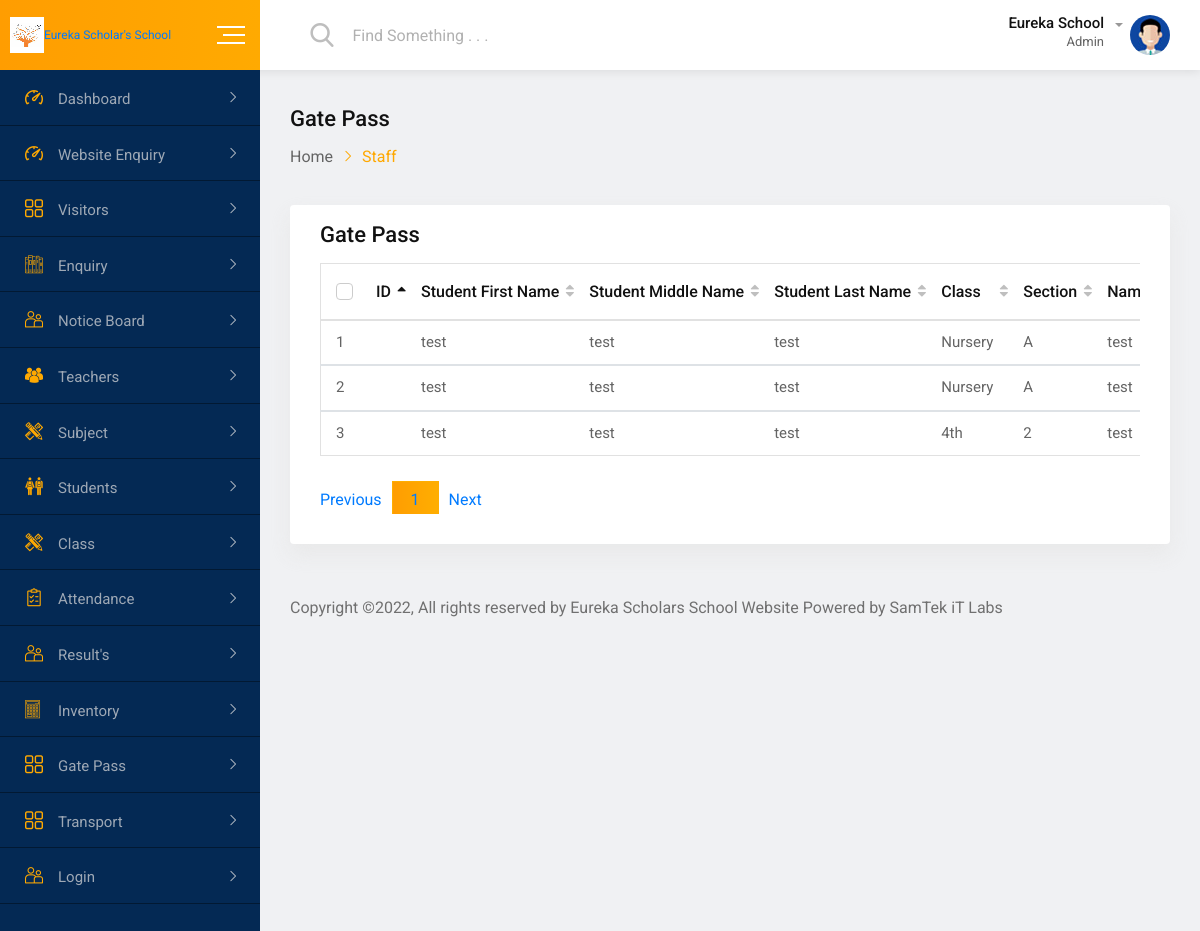
The page /all-parentsgate.php on the database its author committed.
### tables this page shows
CREATE TABLE `parentgate` (
  `prntgid` int(100) NOT NULL,
  `sfirstname` varchar(100) NOT NULL,
  `smiddlename` varchar(100) NOT NULL,
  `slastname` varchar(100) NOT NULL,
  `class` varchar(100) NOT NULL,
  `section` varchar(100) NOT NULL,
  `person` varchar(100) NOT NULL,
  `relation` varchar(100) NOT NULL,
  `mobile` varchar(100) NOT NULL,
  `reason` varchar(100) NOT NULL,
  `date` date NOT NULL,
  `outtime` varchar(100) NOT NULL
);

### all-parentsgate.php (the view, shortened to what this page needs)
<?php
include 'db.php';
?>
<!doctype html>
<html class="no-js" lang="">
<head>
    <link rel="stylesheet" href="css/normalize.css">
    <link rel="stylesheet" href="css/main.css">
    <link rel="stylesheet" href="css/bootstrap.min.css">
    <link rel="stylesheet" href="css/all.min.css">
    <link rel="stylesheet" href="fonts/flaticon.css">
    <link rel="stylesheet" href="css/fullcalendar.min.css">
    <link rel="stylesheet" href="css/animate.min.css">
    <link rel="stylesheet" href="style.css">
</head>
<body>
    <div id="wrapper" class="wrapper bg-ash">
        <div class="navbar navbar-expand-md header-menu-one bg-light">
            <div class="nav-bar-header-one">
                <div class="header-logo">
                    <a href="index1.php">
                        <img src="img/icon.png" alt="logo"><span style="font-size:1vw","color:red;">Eureka Scholar's School</span>
                     </a>
                </div>
                <div class="toggle-button sidebar-toggle">
                    <button type="button" class="item-link">
                        <span class="btn-icon-wrap">
                            <span></span>
                            <span></span>
                            <span></span>
                        </span>
                    </button>
                </div>
            </div>
            <div class="header-main-menu collapse navbar-collapse" id="mobile-navbar">
                <ul class="navbar-nav">
                    <li class="navbar-item header-search-bar">
                        <div class="input-group stylish-input-group">
                            <span class="input-group-addon">
                                <button type="submit">
                                    <span class="flaticon-search" aria-hidden="true"></span>
                            </button>
                            </span>
                            <input type="text" class="form-control" placeholder="Find Something . . .">
                        </div>
                    </li>
                </ul>
                <ul class="navbar-nav">
                    <li class="navbar-item dropdown header-admin">
                        <a class="navbar-nav-link dropdown-toggle" href="#" role="button" data-toggle="dropdown" aria-expanded="false">
                            <div class="admin-title">
                                <h5 class="item-title">Eureka School</h5>
                                <span>Admin</span>
                            </div>
                            <div class="admin-img">
                                <img src="img/figure/admin.jpg" alt="Admin">
                            </div>
                        </a>
                    </li>
                     </div>
                        </div>
            </div>
        <div class="dashboard-page-one">
             <div class="sidebar-main sidebar-menu-one sidebar-expand-md sidebar-color">
                <div class="sidebar-menu-content">
                    <ul class="nav nav-sidebar-menu sidebar-toggle-view">
                        <li class="nav-item sidebar-nav-item">
                            <a href="index1.php" class="nav-link"><i class="flaticon-dashboard"></i><span>Dashboard</span></a>
                        </li>
						<li class="nav-item sidebar-nav-item">
                            <a href="enquiry.php" class="nav-link"><i class="flaticon-dashboard"></i><span>Website Enquiry</span></a>
                         </li>
						<li class="nav-item sidebar-nav-item">
                            <a href="#" class="nav-link"><i class="flaticon-menu-1"></i><span>Visitors</span></a>
                        </li>
						<li class="nav-item sidebar-nav-item">
                            <a href="#" class="nav-link"><i class="flaticon-books"></i><span>Enquiry</span></a>
                        </li>
						<li class="nav-item sidebar-nav-item">
                            <a href="#" class="nav-link"><i class="flaticon-couple"></i><span>Notice Board</span></a>
                        </li>
						<li class="nav-item sidebar-nav-item">
                            <a href="#" class="nav-link"><i
                                    class="flaticon-multiple-users-silhouette"></i><span>Teachers</span></a>
                        </li>
						<li class="nav-item sidebar-nav-item">
                            <a href="#" class="nav-link"><i
                                    class="flaticon-maths-class-materials-cross-of-a-pencil-and-a-ruler"></i><span>Subject</span></a>
                        </li>
                        <li class="nav-item sidebar-nav-item">
                            <a href="#" class="nav-link"><i class="flaticon-classmates"></i><span>Students</span></a>
                        </li>
                        <li class="nav-item sidebar-nav-item">
                            <a href="#" class="nav-link"><i
                                    class="flaticon-maths-class-materials-cross-of-a-pencil-and-a-ruler"></i><span>Class</span></a>
                        </li>
						<li class="nav-item sidebar-nav-item">
                            <a href="#" class="nav-link"><i class="flaticon-shopping-list"></i><span>Attendance</span></a>
                        </li>
                        <li class="nav-item sidebar-nav-item">
                            <a href="#" class="nav-link"><i class="flaticon-couple"></i><span>Result's</span></a>
                        </li>
                        <li class="nav-item sidebar-nav-item">
                            <a href="#" class="nav-link"><i class="flaticon-technological"></i><span>Inventory</span></a>
                        </li>
                        <li class="nav-item sidebar-nav-item">
                            <a href="#" class="nav-link"><i class="flaticon-menu-1"></i><span>Gate Pass</span></a>
                        </li>
                        <li class="nav-item sidebar-nav-item">
                            <a href="#" class="nav-link"><i class="flaticon-menu-1"></i><span>Transport</span></a>
                        </li>
                        <li class="nav-item sidebar-nav-item">
                            <a href="#" class="nav-link"><i class="flaticon-couple"></i><span>Login</span></a>
                        </li>
                    </ul>
                </div>
            </div>
            <div class="dashboard-content-one">
                <div class="breadcrumbs-area">
                    <h3>Gate Pass</h3>
                    <ul>
                        <li>
                            <a href="index1.php">Home</a>
                        </li>
                        <li>Staff</li>
                    </ul>
                </div>
                <div class="card height-auto">
                    <div class="card-body">
                        <div class="heading-layout1">
                            <div class="item-title">
                                <h3>Gate Pass</h3>
                            </div>
                        </div>
                        <div class="table-responsive">
                            <table class="table display data-table text-nowrap">
								<thead>
									<tr>
										<th>
                                            <div class="form-check">
                                             <label class="form-check-label">ID</label>
												<th>Student First Name</th>
												<th>Student Middle Name</th>
												<th>Student Last Name</th>
												<th>Class</th>
												<th>Section</th>
												<th>Name of Person</th>
                                    </tr>
                                </thead>
							<?php
								$i=1;
								$results1 = mysqli_query($conn, "select * from parentgate");
								while ($row1 = mysqli_fetch_array($results1)) {
							?>
                            <tbody id="geeks">
                            <tr>
                                <td><?php echo $i; ?></td>
								<td><?php echo $row1['sfirstname' ];?> </td>
								<td><?php echo $row1['smiddlename'];?></td>
								<td><?php echo $row1['slastname'];?></td>
								<td><?php echo $row1['class'];?></td>
								<td><?php echo $row1['section'];?></td>
								<td><?php echo $row1['person'];?></td>
							<?php $i++;  } ?>
                            </tr>
                            </tbody>
                            </table>
                        </div>
                    </div>
                </div>
                <footer class="footer-wrap-layout1">
                    <div class="copyright">Copyright ©2022, All rights reserved by Eureka Scholars School Website Powered by SamTek iT Labs</a></div>
                </footer>
            </div>
        </div>
</body>
</html>

### css/main.css (style rules this page uses)
html { color: #222; font-size: 1em; line-height: 1.4; }
audio, canvas, iframe, img, svg, video { vertical-align: middle; }

### rows shown on the page
parentgate: sfirstname "test", smiddlename "test", slastname "test", class "Nursery", section "A", person "test"
parentgate: sfirstname "test", smiddlename "test", slastname "test", class "Nursery", section "A", person "test"
parentgate: sfirstname "test", smiddlename "test", slastname "test", class "4th", section "2", person "test"
